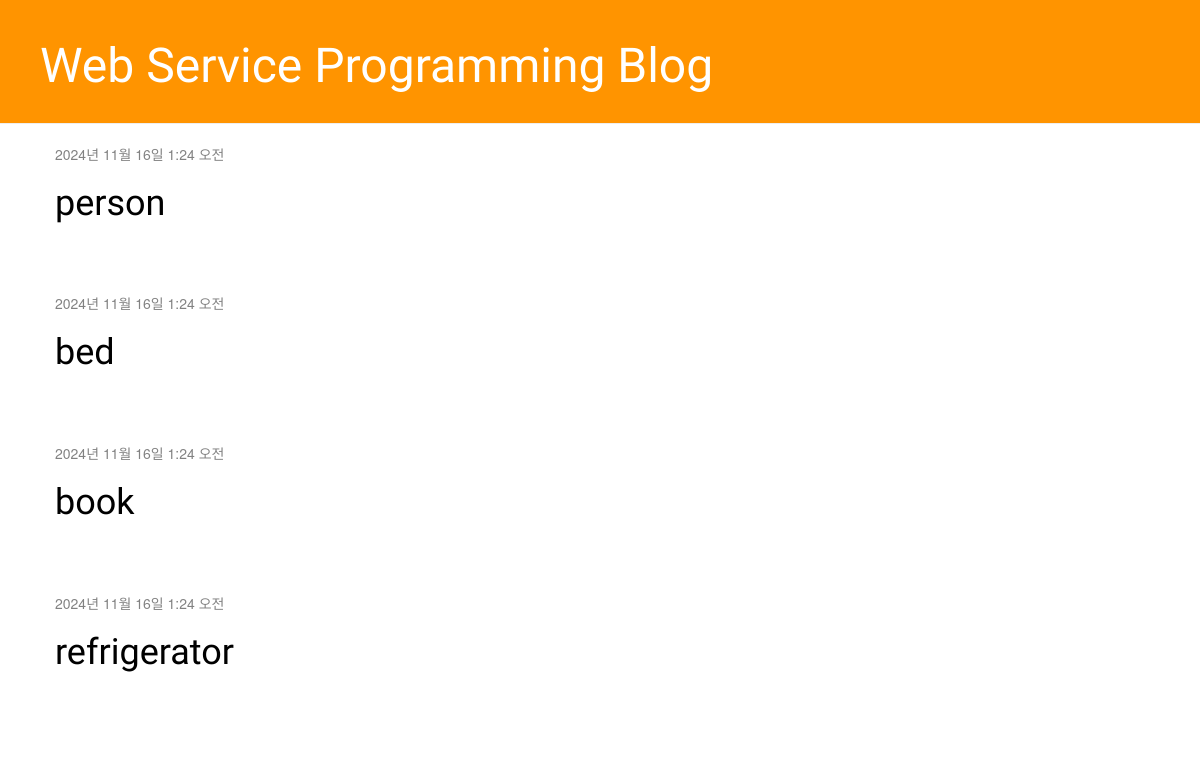
Before: / with the older database file.
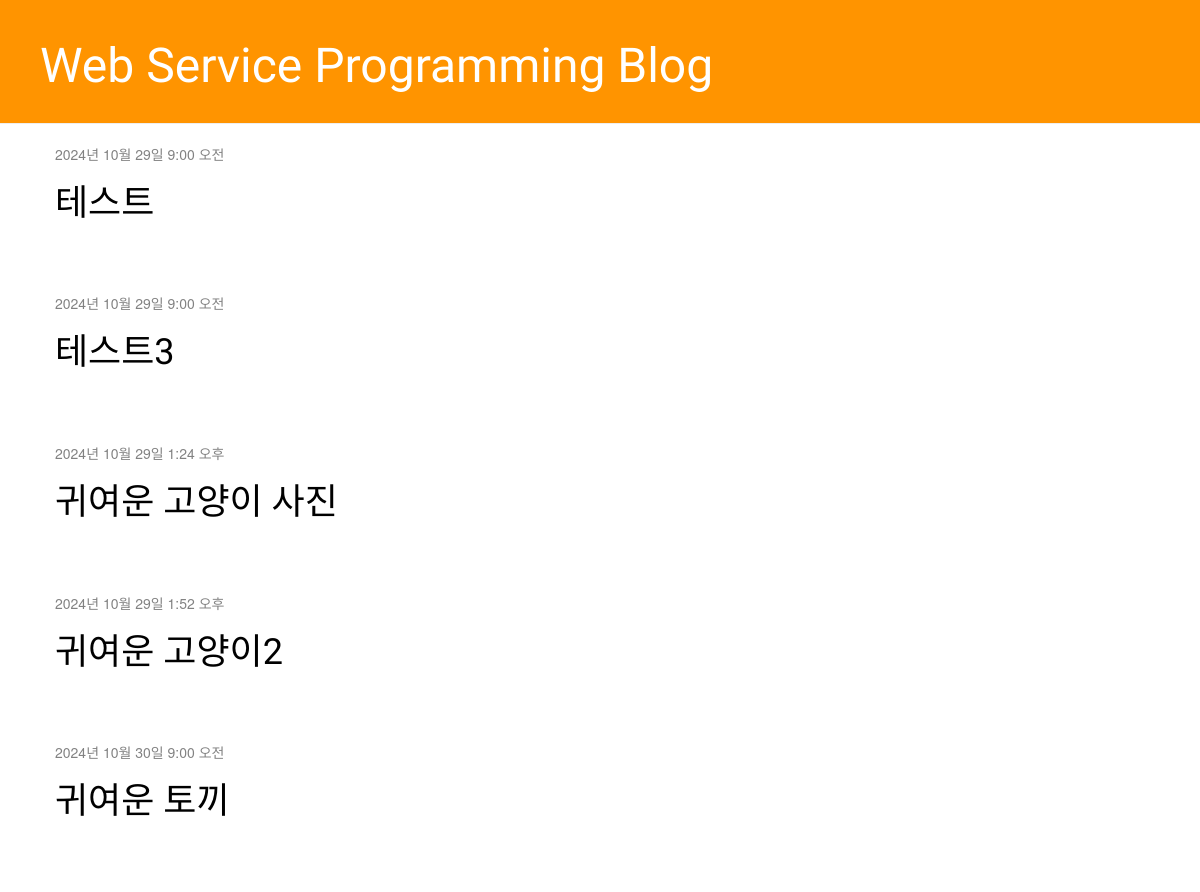
After: the same page with the newer database file.
### blog/models.py (models this page shows, shortened)
class Post(models.Model):
    author = models.ForeignKey(settings.AUTH_USER_MODEL, on_delete=models.CASCADE)
    title = models.CharField(max_length=200)
    text = models.TextField()
    created_date = models.DateTimeField(default=timezone.now)
    published_date = models.DateTimeField(blank=True, null=True)
    image = models.ImageField(upload_to='blog_image/%Y/%m/%d/', default="blog_image/default_error.png")

### blog/views.py (the view)
# urls.py: path('', views.post_list, name='post_list'),
def post_list(request):
    posts = Post.objects.filter(published_date__lte=timezone.now()).order_by('published_date')
    return render(request, 'blog/post_list.html', {'posts': posts})

### blog/templates/blog/post_list.html
{% extends 'blog/base.html' %}
{% block content %}
    {% for post in posts %}
        <div class="post">
            <div class="date">
                {{ post.published_date }}
            </div>
            <h1><a href="{% url 'post_detail' pk=post.pk %}">{{ post.title }}</a></h1>
        </div>
    {% endfor %}
{% endblock %}

### blog/templates/blog/base.html (shortened to what this page needs)
{% load static %}
<!DOCTYPE html>
<html lang="en">
<head>
    <link rel="stylesheet" href="//maxcdn.bootstrapcdn.com/bootstrap/3.2.0/css/bootstrap.min.css">
    <link rel="stylesheet" href="//maxcdn.bootstrapcdn.com/bootstrap/3.2.0/css/bootstrap-theme.min.css">
    <link rel="stylesheet" href="{% static 'css/blog.css' %}">
</head>
<body>
<div class="page-header">
    <h1><a href="/">Web Service Programming Blog</a></h1>
</div>
<div class="content container">
    <div class="row">
        <div class="col-md-8">
            {% block content %}
            {% endblock %}
        </div>
    </div>
</div>
</body>
</html>

### blog/static/css/blog.css (style rules this page uses)
.page-header { background-color: #ff9400; margin-top: 0; padding: 20px 20px 20px 40px }
.page-header h1, .page-header h1 a, .page-header h1 a:visited, .page-header h1 a:active { color: #ffffff; font-size: 36pt; text-decoration: none; }
.content { margin-left: 40px; }
h1, h2, h3, h4 { font-family: "Lobster", cursive; }
.date { color: #828282; }
.post { margin-bottom: 70px; }
.post h1 a, .post h1 a:visited { color: #000000; }

Changed rows visible on the page:
removed Post: published_date "2024년 11월 16일 1:24 오전", title "person"
removed Post: published_date "2024년 11월 16일 1:24 오전", title "bed"
removed Post: published_date "2024년 11월 16일 1:24 오전", title "book"
removed Post: published_date "2024년 11월 16일 1:24 오전", title "refrigerator"
added Post: published_date "2024년 10월 29일 9:00 오전", title "테스트"
added Post: published_date "2024년 10월 29일 9:00 오전", title "테스트3"
added Post: published_date "2024년 10월 29일 1:24 오후", title "귀여운 고양이 사진"
added Post: published_date "2024년 10월 29일 1:52 오후", title "귀여운 고양이2"
added Post: published_date "2024년 10월 30일 9:00 오전", title "귀여운 토끼"
